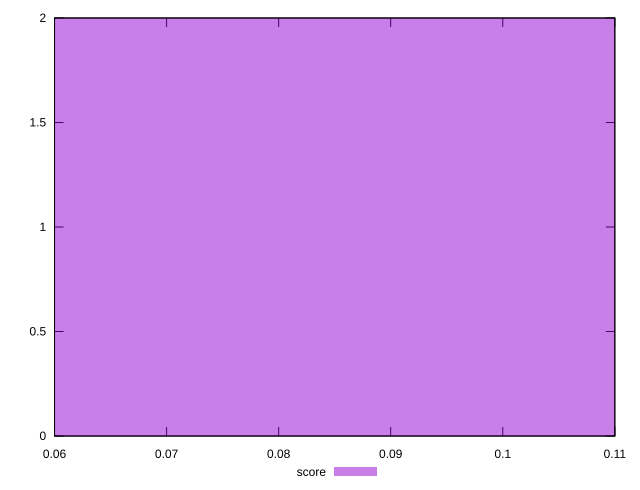

The script that saved this image:
reset

$score <<EOF
0.08271976312609271 2
EOF

set key outside below
set boxwidth 0.08271976312609271
set xrange [0.06:0.11]
set yrange [0:2]
set trange [0:2]
set style fill transparent solid 0.5 noborder
set terminal svg size 640, 490 enhanced background rgb 'white'
set output "reports/report_00031_2021-02-24T23-18-18.084Z/speed-index/samples/astro/score/histogram.svg"

plot $score title "score" with boxes

reset
